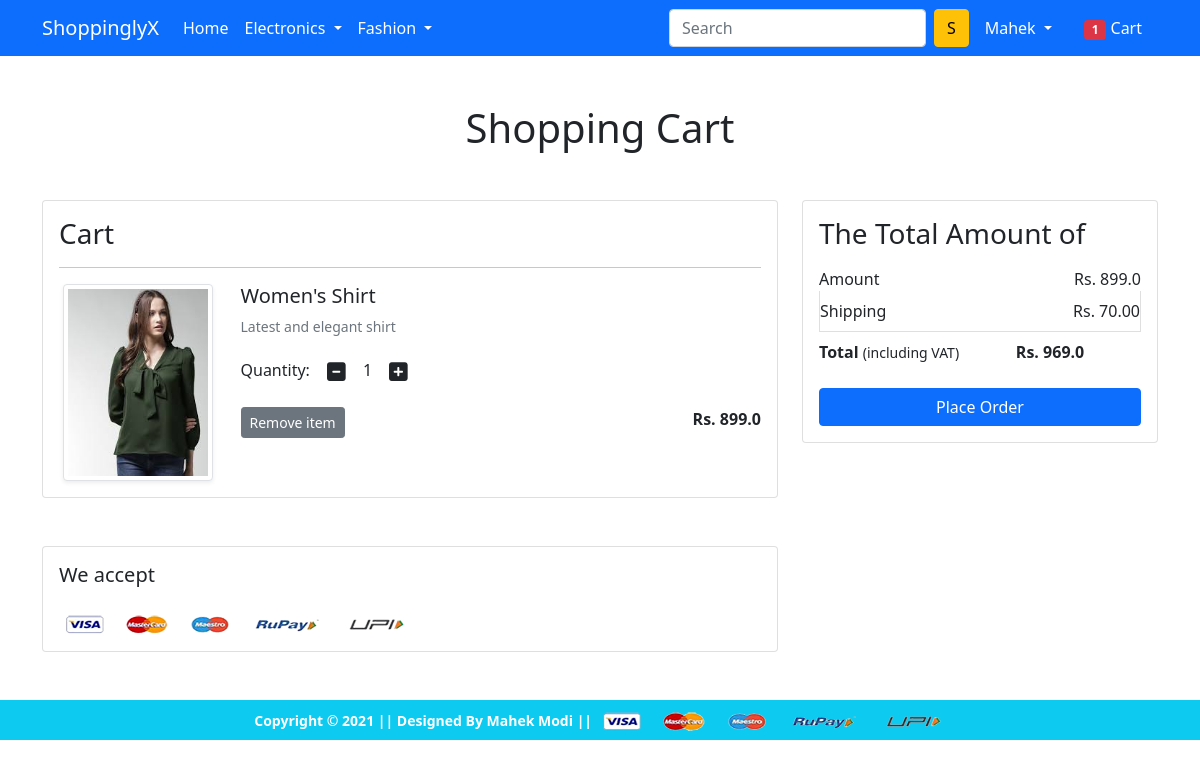
The app's page /cart/ (signed in) with its own data.
### app/models.py (models this page shows, shortened)
class Cart(models.Model):
    user = models.ForeignKey(User, on_delete=models.CASCADE)
    product = models.ForeignKey(Product, on_delete=models.CASCADE)
    quantity = models.PositiveIntegerField(default=1)

class Product(models.Model):
    title = models.CharField(max_length=80)
    selling_price = models.FloatField()
    discounted_price = models.FloatField()
    description = models.TextField()
    brand = models.CharField(max_length=80)
    category = models.CharField(choices=CATEGORY_CHOICES, max_length=2)
    product_image = models.ImageField(upload_to='productimg')

### app/views.py (the view)
# urls.py: path('cart/', views.show_cart, name='showcart'),
@login_required
def show_cart(request):
 totalitem = 0
 if request.user.is_authenticated:
  totalitem = len(Cart.objects.filter(user=request.user))
  user = request.user
  cart = Cart.objects.filter(user=user)
  amount = 0.0
  shipping_amount = 70.0
  total_amount = 0.0
  cart_product = [p for p in Cart.objects.all() if p.user == user]
  if cart_product:
   for p in cart_product:
    tempamount = (p.quantity * p.product.discounted_price)
    amount += tempamount
    total_amount = amount + shipping_amount
   return render(request, 'app/addtocart.html', {'carts':cart, 'totalamount':total_amount, 'amount':amount, 'totalitem':totalitem})
  else:
   return render(request, 'app/emptycart.html')

### app/templates/app/addtocart.html (shortened to what this page needs)
{% extends 'app/base.html' %}
{% load static %}
{% block main-content %}
<div class="container my-5">
 <div class="row">
  <h1 class="text-center mb-5">Shopping Cart</h1>
  <div class="col-sm-8">
  <div class="card">
   <div class="card-body">
    <h3>Cart</h3>
    {% for cart in carts %}
    <hr>
    <div class="row">
     <div class="col-sm-3 text-center align-self-center"><img src="{{cart.product.product_image.url}}" alt="" srcset="" class="img-fluid img-thumbnail shadow-sm" height="150" width="150"> </div>
     <div class="col-sm-9">
      <div>
       <h5>{{cart.product.title}}</h5>
       <p class="mb-2 text-muted small">{{cart.product.description}}</p>
       <div class="my-3">
        <label for="quantity">Quantity:</label>
        <a class="minus-cart btn" pid='{{cart.product.id}}'><i class="fas fa-minus-square fa-lg"></i></a>
          <span id="quantity">{{cart.quantity}}</span>
        <a class="plus-cart btn" pid='{{cart.product.id}}'><i class="fas fa-plus-square fa-lg"></i></a>
       </div>
       <div class="d-flex justify-content-between">
        <a href="#" class="btn btn-sm btn-secondary mr-3 remove-cart" pid='{{cart.product.id}}'>Remove item </a>
        <p class="mb-0"><span><strong>Rs. {{cart.product.discounted_price }}</strong></span></p>
       </div>
      </div>
     </div>
    </div>
    {% endfor %}
   </div>
   </div>
  </div>
  <div class="col-sm-4">
   <div class="card">
    <div class="card-body">
      <h3>The Total Amount of</h3>
      <ul class="list-group">
       <li class="list-group-item d-flex justify-content-between align-items-center border-0 px-0 pb-0">
        Amount<span>Rs. <span id="amount">{{amount}}</span></span></li>
       <li class="list-group-item d-flex justify-content-between align-items-center px-0">
        Shipping<span>Rs. 70.00</span></li>
       <li class="list-group-item d-flex justify-content-between align-items-center border-0 px-0 mb-3">
        <div>
           <strong>Total</strong> <small>(including VAT)</small>
         </div>
         <span><strong>Rs. <strong id="totalamount">{{totalamount}}</strong></span>
       </li>
      </ul>
      <div class="d-grid"><a href="{% url 'checkout' %}" class="btn btn-primary">Place Order</a></div>
    </div>
   </div>
  </div>
 </div>
</div>
<div class="container">
 <div class="row">
  <div class="col-sm-8">
   <div class="card">
    <div class="card-body">
      <h5 class="mb-4">We accept</h5>
      <img src="{% static 'app/images/payment.png' %}" alt="" class="img-fluid">
    </div>
  </div>
  </div>
 </div>
</div>
{% endblock main-content %}

### app/templates/app/base.html (shortened to what this page needs)
<!doctype html>
{% load static %}
<html lang="en">
  <head>
    <link href="https://cdn.jsdelivr.net/npm/bootstrap@5.0.0-beta1/dist/css/bootstrap.min.css" rel="stylesheet">
    <link rel="stylesheet" href="{% static 'app/css/owl.carousel.min.css' %}">
    <link rel="stylesheet" href="{% static 'app/css/all.min.css' %}">
    <link rel="stylesheet" href="{% static 'app/css/style.css' %}">
  </head>
  <body>
    <nav class="navbar navbar-expand-lg navbar-dark bg-primary">
     <div class="container">
       <a class="navbar-brand" href="/">ShoppinglyX</a>
       <div class="collapse navbar-collapse" id="navbarSupportedContent">
         <ul class="navbar-nav me-auto mb-2 mb-lg-0">
           <li class="nav-item">
             <a class="nav-link active" aria-current="page" href="/">Home</a>
           </li>
           <li class="nav-item dropdown">
             <a class="nav-link dropdown-toggle text-white" href="#" id="electronicsDropdown" role="button" data-bs-toggle="dropdown" aria-expanded="false">
               Electronics
             </a>
           </li>
           <li class="nav-item dropdown">
             <a class="nav-link dropdown-toggle text-white" href="#" id="fashionDropdown" role="button" data-bs-toggle="dropdown" aria-expanded="false">
               Fashion
             </a>
           </li>
         </ul>
         <form class="d-flex">
           <input class="form-control me-2" type="search" placeholder="Search" aria-label="Search">
           <button class="btn btn-warning" type="submit">S</button>
         </form>
         <div>
          <ul class="navbar-nav me-auto mb-2 mb-lg-0">
            {% if request.user.is_authenticated %}
              <li class="nav-item dropdown mx-2">
                <a class="nav-link dropdown-toggle text-white" href="#" id="profileDropdown" role="button" data-bs-toggle="dropdown" aria-expanded="false">
                  {{request.user.username|capfirst}}
                </a>
              </li>
              <li class="nav-item mx-2">
              <a href="{% url 'showcart' %}" class="nav-link text-white"><span class="badge bg-danger">{{totalitem}}</span> Cart </a>
              </li>
            {% endif %}
          </ul>
         </div>
       </div>
     </div>
    </nav>
    {% block main-content %} {% endblock main-content %}
    <footer class="container-fluid bg-info text-center p-2 mt-5">
        <small class="text-white">Copyright &copy; 2021 || Designed By Mahek Modi || </small>
        <img src="{% static 'app/images/payment.png' %}" alt="" srcset="" class="img-fluid" height="2px">
    </footer>
  </body>
</html>

### records on screen
Cart: product.product_image (picture), product "Women's Shirt", product.description "Latest and elegant shirt", quantity "1", product.discounted_price "899.0"

### other values on screen
{{ request.user.username|capfirst }} "Mahek"
{{ totalitem }} "1"
{{ amount }} "899.0"
{{ totalamount }} "969.0"
